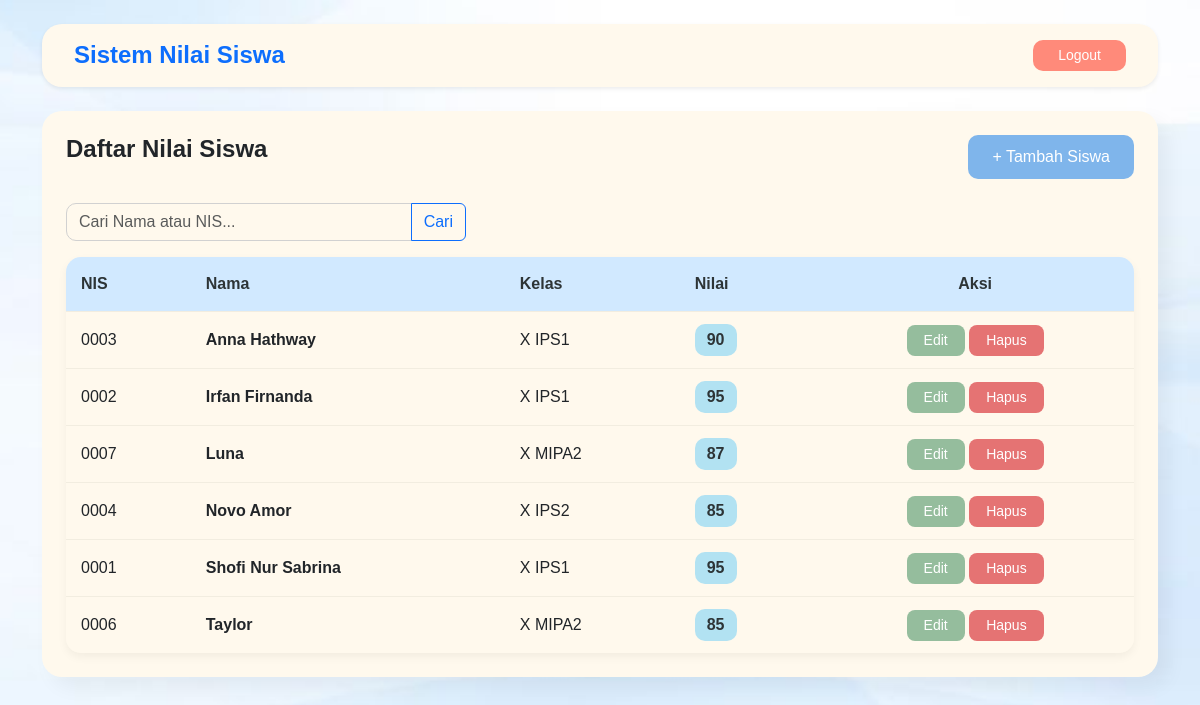
/index.php (signed in), run on the app's committed database.
### tables this page shows
CREATE TABLE `siswa` (
  `id` int(11) NOT NULL,
  `nis` varchar(20) NOT NULL,
  `nama` varchar(100) NOT NULL,
  `kelas` varchar(20) NOT NULL,
  `nilai` int(11) NOT NULL
);

### index.php (the view, shortened to what this page needs)
<?php
include 'koneksi.php';
if (isset($_GET['cari'])) {
    $keyword = mysqli_real_escape_string($conn, $_GET['cari']);
    $query = mysqli_query($conn, "SELECT * FROM siswa WHERE
                nama LIKE '%$keyword%' OR
                nis LIKE '%$keyword%' OR
                kelas LIKE '%$keyword%'
                ORDER BY nama ASC");
} else {
    $query = mysqli_query($conn, "SELECT * FROM siswa ORDER BY nama ASC");
}
?>
<!DOCTYPE html>
<html lang="id">
<head>
    <link href="https://cdn.jsdelivr.net/npm/bootstrap@5.3.0/dist/css/bootstrap.min.css" rel="stylesheet">
    <link rel="stylesheet" href="style.css">
</head>
<body class="index-page">
    <div class="container py-4">
        <div class="card card-aesthetic p-3 mb-4 shadow-sm">
            <div class="d-flex justify-content-between align-items-center px-3">
                <h4 class="m-0 fw-bold text-primary">Sistem Nilai Siswa</h4>
                <a href="logout.php" class="btn btn-sm px-4" style="background-color: var(--soft-red); color: white; border-radius: 10px;">Logout</a>
            </div>
        </div>
        <div class="card card-aesthetic p-4">
            <div class="d-flex justify-content-between mb-4">
                <h4 class="fw-bold">Daftar Nilai Siswa</h4>
                <a href="tambah.php" class="btn btn-tambah px-4">+ Tambah Siswa</a>
            </div>
            <form action="index.php" method="GET" class="mb-3">
                <div class="input-group" style="max-width: 400px;">
                    <input type="text" name="cari" class="form-control" placeholder="Cari Nama atau NIS..." value="<?= isset($_GET['cari']) ? $_GET['cari'] : '' ?>">
                    <button class="btn btn-outline-primary" type="submit">Cari</button>
                </div>
            </form>
            <div class="table-container">
                <table class="table-custom">
                    <thead>
                        <tr>
                            <th>NIS</th>
                            <th>Nama</th>
                            <th>Kelas</th>
                            <th>Nilai</th>
                            <th class="text-center">Aksi</th>
                        </tr>
                    </thead>
                    <tbody>
                        <?php while($row = mysqli_fetch_assoc($query)) : ?>
                            <tr>
                                <td><?= $row['nis']; ?></td>
                                <td class="fw-bold"><?= $row['nama']; ?></td>
                                <td><?= $row['kelas']; ?></td>
                                <td>
                                    <span class="badge-nilai"><?= $row['nilai']; ?></span>
                                </td>
                                <td class="text-center">
                                    <a href="edit.php?id=<?= $row['id']; ?>" class="btn btn-sm px-3" style="background-color: #95bd9d; color: white; border-radius: 8px;">Edit</a>
                                    <a href="hapus.php?id=<?= $row['id']; ?>"
                                    class="btn btn-sm px-3"
                                    style="background-color: #e57373; color: white; border-radius: 8px;"
                                    onclick="return confirm('Apakah anda yakin ingin menghapus data ini?')">
                                    Hapus
                                </a>
                                </td>
                            </tr>
                            <?php endwhile; ?>
                        </tbody>
                    </table>
            </div>
        </div>
    </div>
</body>
</html>

### style.css (style rules this page uses)
:root { --bg-blue: #d1e9ff; --card-cream: #fff9ed; --accent-blue: #7fb5eb; --text-dark: #2d3436; --soft-red: #ff8a7a; --soft-green: #95bd9d; }
body { background-color: var(--bg-blue); font-family: 'Poppins', sans-serif; color: var(--text-dark); }
body.index-page, .tambah-page, .edit-page { background-image: url('bg-index.jpg'); background-size: cover; background-repeat: no-repeat; background-position: center; background-attachment: fixed; height: 100vh; }
.card-aesthetic { background-color: var(--card-cream); border-radius: 20px; border: none; box-shadow: 10px 10px 20px rgba(0,0,0,0.05); }
.btn-masuk, .btn-tambah { background-color: var(--accent-blue); color: white; border-radius: 10px; border: none; padding: 10px; }
.form-control { background-color: transparent; border: 1px solid #d1d1d1; border-radius: 10px; }
.table-container { border-radius: 15px; overflow: hidden; border: none; box-shadow: 0 4px 10px rgba(0,0,0,0.05); }
.table-custom { width: 100%; margin-bottom: 0; border-collapse: collapse; }
.table-custom thead tr { background-color: #d1e9ff !important; }
.table-custom thead th { padding: 15px; border: none; color: #2d3436; font-weight: bold; }
.table-custom tbody tr { background-color: #fff9ed !important; border-top: 1px solid #f2ede0; }
.table-custom tbody td { padding: 12px 15px; border: none; vertical-align: middle; }
.badge-nilai { background-color: #b2e2f2; padding: 4px 12px; border-radius: 10px; font-weight: bold; color: #2d3436; display: inline-block; }

### data on the page
siswa: nis "0003", nama "Anna Hathway", kelas "X IPS1", nilai "90"
siswa: nis "0002", nama "Irfan Firnanda", kelas "X IPS1", nilai "95"
siswa: nis "0007", nama "Luna", kelas "X MIPA2", nilai "87"
siswa: nis "0004", nama "Novo Amor", kelas "X IPS2", nilai "85"
siswa: nis "0001", nama "Shofi Nur Sabrina", kelas "X IPS1", nilai "95"
siswa: nis "0006", nama "Taylor", kelas "X MIPA2", nilai "85"
